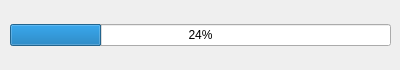
<?xml version="1.0" encoding="UTF-8"?>
<ui version="4.0">
 <class>RefreshDialog</class>
 <widget class="QDialog" name="RefreshDialog">
  <property name="windowModality">
   <enum>Qt::ApplicationModal</enum>
  </property>
  <property name="geometry">
   <rect>
    <x>0</x>
    <y>0</y>
    <width>400</width>
    <height>70</height>
   </rect>
  </property>
  <property name="contextMenuPolicy">
   <enum>Qt::NoContextMenu</enum>
  </property>
  <property name="windowTitle">
   <string>Getting UPC data...</string>
  </property>
  <widget class="QWidget" name="gridLayoutWidget">
   <property name="geometry">
    <rect>
     <x>10</x>
     <y>10</y>
     <width>381</width>
     <height>51</height>
    </rect>
   </property>
   <layout class="QGridLayout" name="gridLayout">
    <item row="0" column="0">
     <widget class="QProgressBar" name="refreshProgressBar">
      <property name="value">
       <number>24</number>
      </property>
     </widget>
    </item>
   </layout>
  </widget>
 </widget>
 <resources/>
 <connections/>
</ui>
